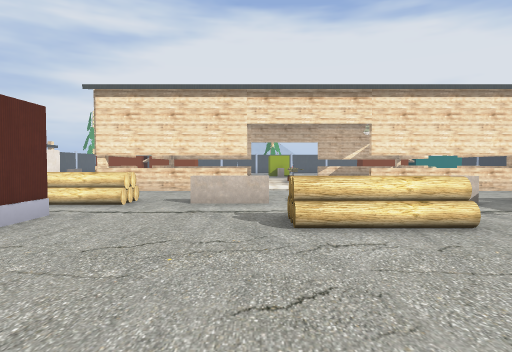
View 1 (above)

21 first-person views from a walk through a level from a Godot 3-D game. The camera is 1.5 m above the floor, tilts 2° down and sees 75° across. The floor is counted in squares, 2 m on a side. Each view is taken from the middle of a square. On the plan, view 1 faces up. The plan holds only what a view shows up to about 11 squares ahead; the rest is blank. The place goes on beyond the plan.

View 2
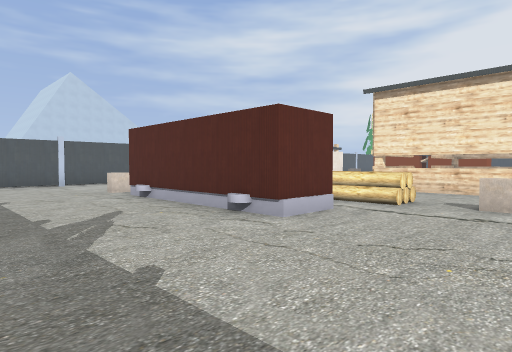

View 3
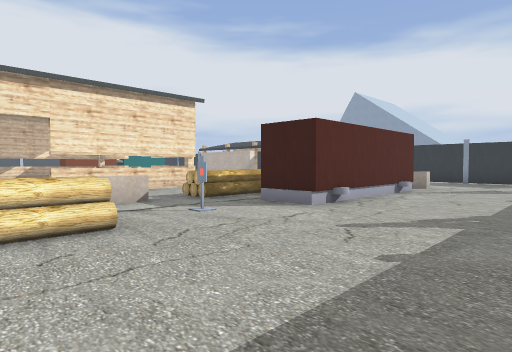

View 4
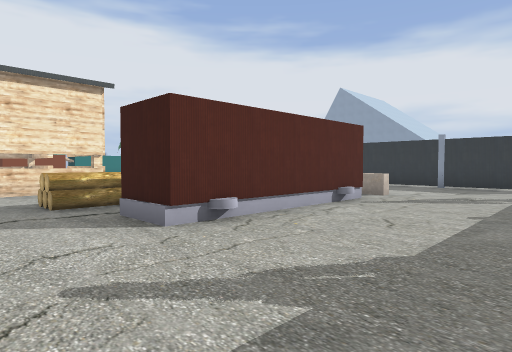

View 5
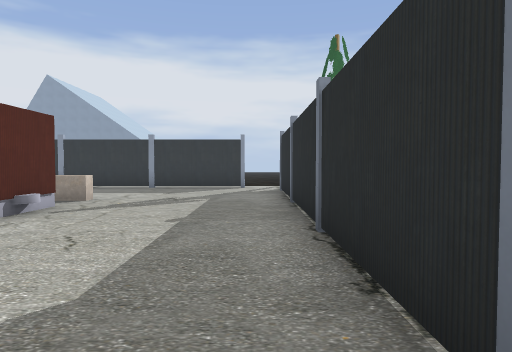

View 6
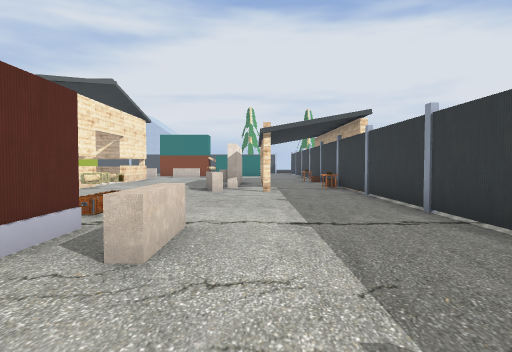

View 7
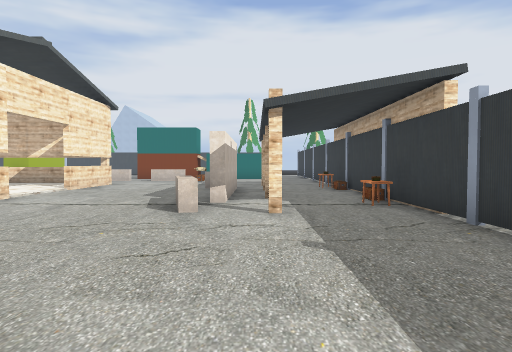

View 8
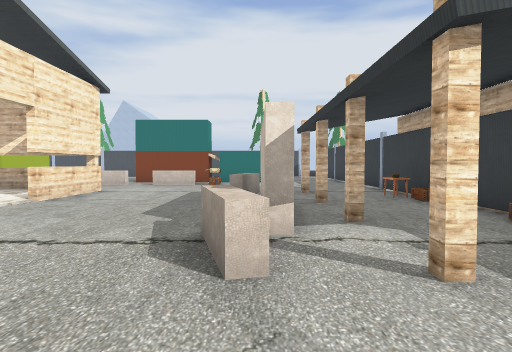

View 9
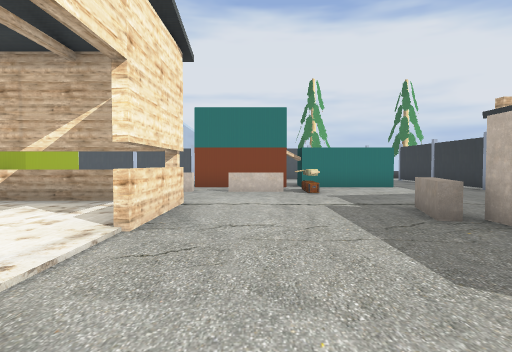

View 10
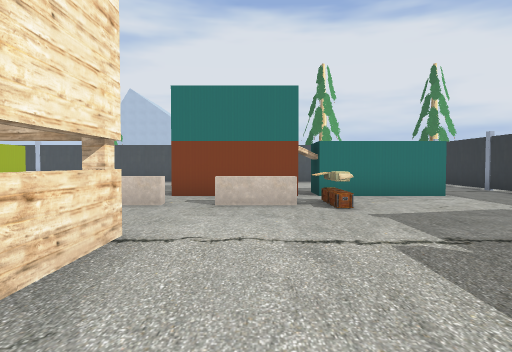

View 11
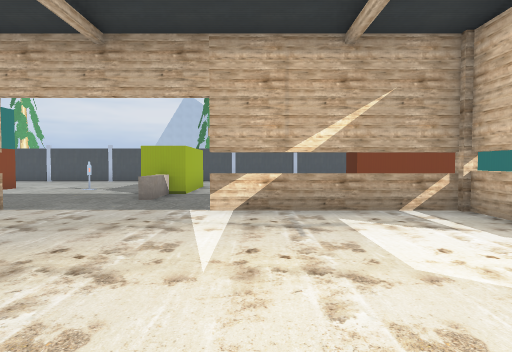

View 12
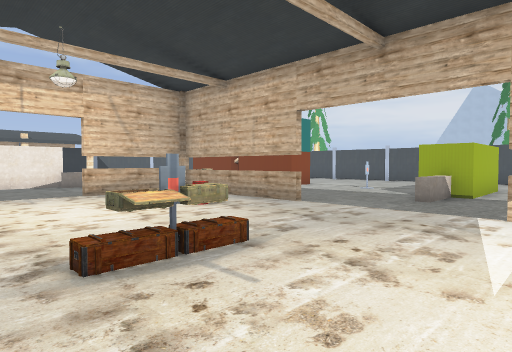

View 13
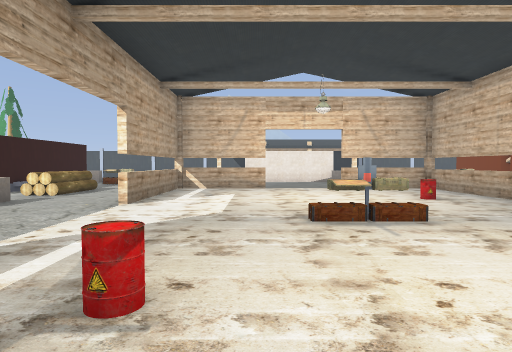

View 14
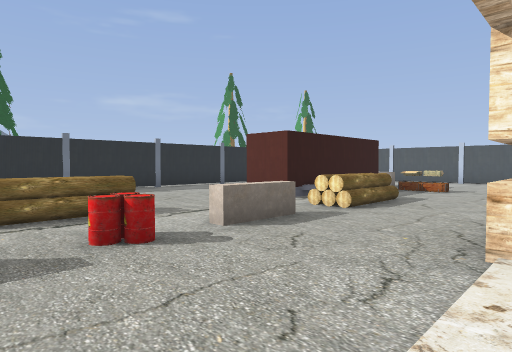

View 15
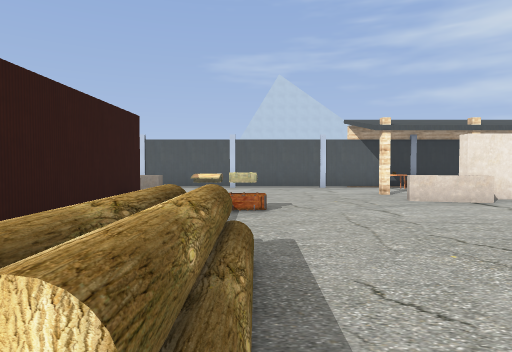

View 16
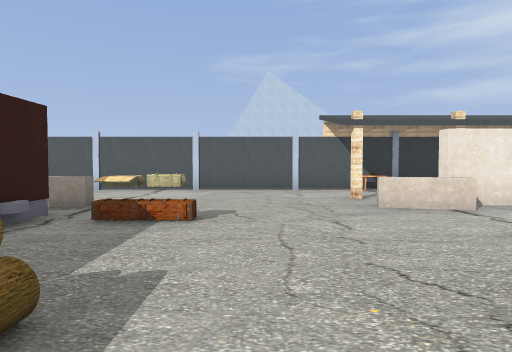

View 17
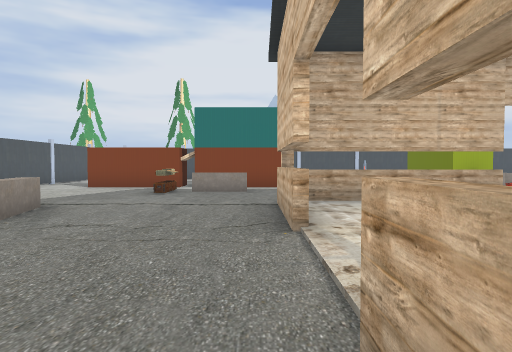

View 18
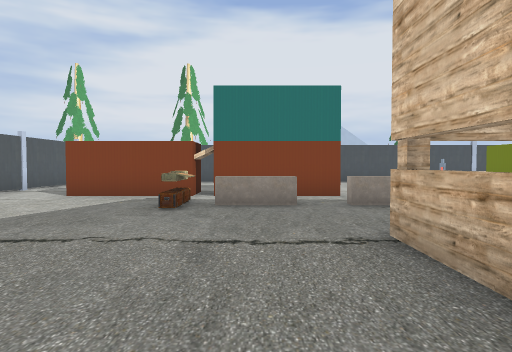

View 19
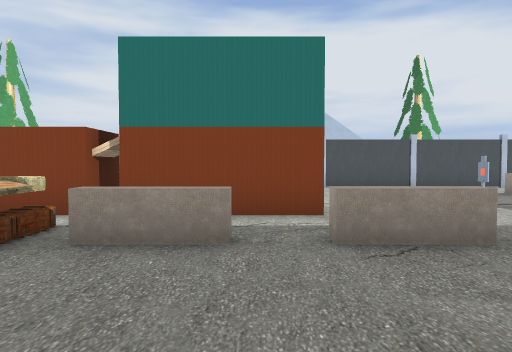

View 20
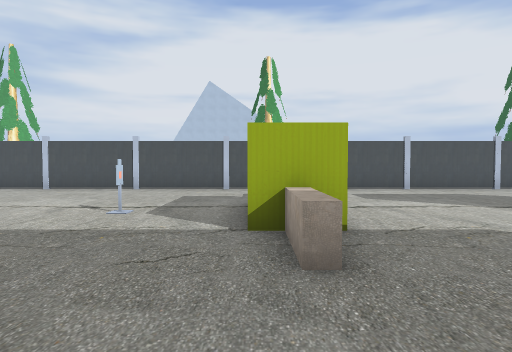

View 21
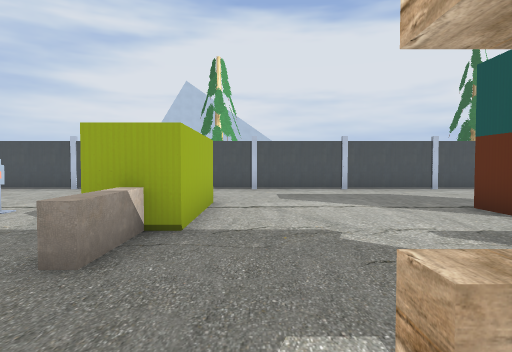

### Floor plan
Points are (right, up) in squares from view 1. A wall is a line through its corners. A room is listed if a view was taken in it or the views show most of it. See-through windows are left out.
Room 1 (views 1, 2, 3, 4, 5, 6, 7, 8, 9, 10, 11, 12, 13, 14, 15, 16, 17, 18, 19, 20, 21)
walls: (-0.2, 9.4) (-4.6, 9.4); (-0.2, 17.4) (-4.4, 17.4) (-4.4, 14.6); (-4.4, 12.4) (-4.4, 9.6) (-0.2, 9.6); (-4.6, 11.5) (-4.6, 12.4); (-4.6, 14.6) (-4.6, 17.5); (7.6, 12.4) (7.6, 11.1); (-2.4, 7) (-2.4, 6); (7.4, 16.4) (7.4, 17.4) (3.2, 17.4); (7.4, 9.5) (7.4, 12); (7.6, 9.4) (3.2, 9.4); (-2.4, 6.2) (-3.9, 6.2); (7.6, 17.6) (7.6, 14.6); (5.5, 6) (5.5, 6.9); (-4.6, 6.8) (-2.4, 6.8); (-4.6, 6.5) (-2.4, 6.5); (2.6, 4) (0.5, 4) (0.5, 4.6) (2.4, 4.6); (7.4, 6.2) (5.5, 6.2); (-3.9, 21.9) (-7, 21.9); (-9.1, 14.5) (-9.1, 11.5) (-9.5, 11.5); (-4, 23) (-4, 22.4); (12.4, 15.1) (12.4, 11.5) (12.1, 11.5) (12.1, 15.5); (-8, 5) (-3.1, 5) (-3.1, 3.6) (-8, 3.6); (10.9, 5) (10.9, 3.6) (6.1, 3.6) (6.1, 5); (10.1, 21.9) (7, 21.9) (7, 23.1); (-12.7, 13.6) (-12.7, 1.6); (-1.9, -0.7) (1.6, -0.7); (5.9, -0.7) (14.2, -0.7); (15.7, 20.6) (15.7, 25); (10.1, 27.7) (-7.2, 27.7); (-12.7, 25.1) (-12.7, 21); (15.7, 0.2) (15.7, 19)
low walls: (-2.4, 6) (-3.9, 6); (-4.5, 7) (-2.4, 7); (2.5, 3.8) (0.5, 3.8); (7.2, 6) (5.5, 6); (-8.4, 11.6) (-8.8, 10.1); (-8.8, 16.9) (-8.4, 15.4); (11.4, 15.4) (11.8, 17); (11.8, 10.1) (11.4, 11.6); (12.1, 16.9) (11.7, 15.3)
ways out: opening at (15, 0); gap at (-8, 4)
objects: other object (-12, 11); container (-10, 22) to (-8, 23); barrier (-9, 4) to (-9, 5); crate (-7, 6) to (-7, 7); crate (-7, 20); barrier (-6, 20); barrier (-4, 20) to (-3, 20); barrier (-1, 7) to (0, 7); barrel (-1, 16); dummy (-1, 23); barrel (1, 7); barrier (1, 20) to (2, 21); container (1, 22) to (2, 23); barrier (1, 24) to (2, 25); crate (2, 13) to (2, 14); barrier (3, 7) to (4, 7); dummy (4, 5); barrel (4, 11); barrier (6, 20) to (7, 20); barrier (9, 20); crate (10, 6) to (11, 7); crate (10, 20); barrier (12, 4) to (12, 5); container (12, 22) to (13, 23); table (15, 11); other object (15, 12); table (15, 16); other object (15, 17)

Where each view was taken, in squares from view 1:
view 1: 0 up, 0 right, facing up
view 2: 0 up, 0 right, facing up-left
view 3: 0 up, 1 right, facing up-right
view 4: 0 up, 4 right, facing up-right
view 5: 0 up, 5 right, facing right
view 6: 1 up, 13 right, facing up
view 7: 5 up, 13 right, facing up
view 8: 8 up, 12 right, facing up
view 9: 11 up, 9 right, facing up
view 10: 14 up, 9 right, facing up
view 11: 12 up, 4 right, facing up
view 12: 12 up, 4 right, facing up-left
view 13: 12 up, 6 right, facing left
view 14: 10 up, 3 right, facing down-left
view 15: 7 up, 2 left, facing left
view 16: 8 up, 3 left, facing left
view 17: 11 up, 5 left, facing up
view 18: 14 up, 6 left, facing up
view 19: 17 up, 5 left, facing up
view 20: 17 up, 1 right, facing up
view 21: 17 up, 3 right, facing up
